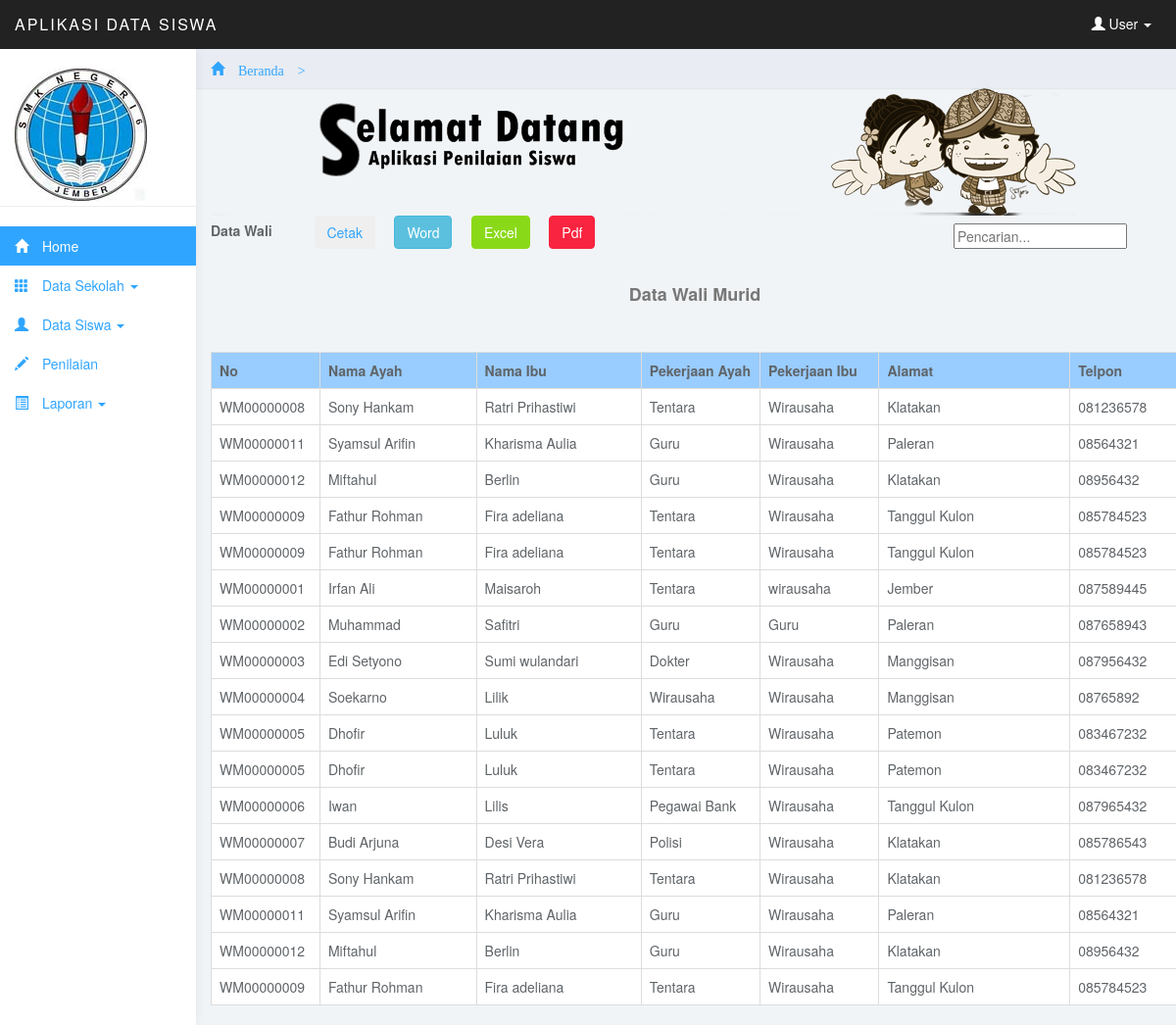
The page /admin/menu.php?page=laporanwali (signed in) on the database its author committed.
### tables this page shows
CREATE TABLE IF NOT EXISTS `tb_siswa` (
  `siswa_nisn` char(15) NOT NULL,
  `wali_id` char(10) NOT NULL,
  `kompetensi_kode` char(10) NOT NULL,
  `siswa_nama` varchar(30) NOT NULL,
  `siswa_alamat` varchar(50) NOT NULL,
  `siswa_tgllahir` varchar(100) NOT NULL,
  `siswa_foto` varchar(100) NOT NULL,
  `kode_kelas` varchar(10) NOT NULL,
  `password` varchar(15) NOT NULL,
  PRIMARY KEY (`siswa_nisn`)
);

CREATE TABLE IF NOT EXISTS `tb_walimurid` (
  `wali_id` char(10) NOT NULL,
  `wali_namaayah` char(25) NOT NULL,
  `wali_pekerjaanayah` char(15) NOT NULL,
  `wali_namaibu` char(25) NOT NULL,
  `wali_pekerjaanibu` char(15) NOT NULL,
  `wali_alamat` char(50) NOT NULL,
  `wali_telpon` varchar(12) NOT NULL,
  PRIMARY KEY (`wali_id`)
);

### admin/Data/laporan_wali/laporan_wali.php (the view, shortened to what this page needs)
<div class="table-header">
  <div class="nav-collapse"> <strong>Data Wali  &nbsp;&nbsp;&nbsp;&nbsp;&nbsp;&nbsp;&nbsp;&nbsp;&nbsp;</strong>
  <?php if(isset($cari)){ ?>
  <a target="_blank" href="Data/laporan_wali/laporan_walicetak.php?cari=<?php echo $cari?>">
    <button type="submit" class="btn btn-inverse" name="btncari"><i class="icon-print"></i>Cetak</button>
  </a> &nbsp;&nbsp;&nbsp;
  <a target="_blank" href="Data/laporan_wali/laporan_waliword.php?cari=<?php echo $cari?>">
    <button type="submit" class="btn btn-info" name="btncari"><i class="icon-save"></i>Word</button>
  </a>&nbsp;&nbsp;&nbsp;
  <a target="_blank" href="Data/laporan_wali/laporan_waliexcel.php?cari=<?php echo $cari?>">
    <button type="submit" class="btn btn-success" name="btncari"><i class="icon-save"></i>Excel</button>
  </a>&nbsp;&nbsp;&nbsp;
  <a target="_blank" href="Data/laporan_wali/laporan_walipdf.php?cari=<?php echo $cari?>">
    <button type="submit" class="btn btn-danger" name="btncari"><i class="icon-save"></i>Pdf</button>
  </a>
  <?php }else{ ?>
   <a target="_blank" href="Data/laporan_wali/laporan_walicetak.php">
    <button type="submit" class="btn btn-inverse" name="btncari"><i class="icon-print"></i>Cetak</button>
  </a> &nbsp;&nbsp;&nbsp;
  <a target="_blank" href="Data/laporan_wali/laporan_waliword.php">
    <button type="submit" class="btn btn-info" name="btncari"><i class="icon-save"></i>Word</button>
  </a>&nbsp;&nbsp;&nbsp;
  <a target="_blank" href="Data/laporan_wali/laporan_waliexcel.php">
    <button type="submit" class="btn btn-success" name="btncari"><i class="icon-save"></i>Excel</button>
  </a>&nbsp;&nbsp;&nbsp;
  <a target="_blank" href="Data/laporan_wali/laporan_walipdf.php">
    <button type="submit" class="btn btn-danger" name="btncari"><i class="icon-save"></i>Pdf</button>
  </a><?php } ?>
  <form method="get" enctype="multipart/form-data" class="navbar-form pull-right" style="margin-right:20px;">
  <input type="text" name="cari" placeholder="Pencarian..." /><input type="hidden" name="page" value="laporanwali" /></form>
  </div>
</div>
<table width="988" border="0" >
  <tr>
    <td width="885" height="42"><div align="center" class="style3">
      <div align="center"><br>
        <p>Data Wali Murid</p>
        <p>&nbsp;</p>
      </div>
    </div>
        <table width="1100" border="0" class="table table-bordered table-hover">
          <tr>
            <td width="33" bgcolor="#99CCFF"><strong>No</strong></td>
            <td width="150" bgcolor="#99CCFF"><strong>Nama Ayah </strong></td>
            <td width="158" bgcolor="#99CCFF"><strong>Nama Ibu </strong></td>
            <td width="114" bgcolor="#99CCFF"><strong>Pekerjaan Ayah </strong></td>
            <td width="114" bgcolor="#99CCFF"><strong>Pekerjaan Ibu </strong></td>
            <td width="183" bgcolor="#99CCFF"><strong>Alamat</strong></td>
            <td width="104" bgcolor="#99CCFF"><strong>Telpon</strong></td>
          </tr>
<?php if(isset($cari)){
$sql=mysql_query("select  tb_walimurid.* from tb_walimurid where wali_id like '%$cari%' or wali_namaayah like '%$cari%' or wali_namaibu like '%$cari%' or wali_pekerjaanayah like '%$cari%' or wali_pekerjaanibu like '%$cari%' or wali_alamat like '%$cari%' or wali_telpon like '%$cari%'")or die (mysql_error());
}else{ $sql=mysql_query("select tb_siswa.*, tb_walimurid.*, tb_kelas.* from tb_walimurid, tb_siswa, tb_kelas where tb_walimurid.wali_id=tb_siswa.wali_id and tb_siswa.kode_kelas=tb_kelas.kode_kelas ")or die (mysql_error());
}?> <?php while($tam=mysql_fetch_array($sql)){ ?>
          <tr>
            <td><?php echo $tam['wali_id'] ?></td>
            <td><?php echo $tam['wali_namaayah'] ?></td>
            <td><?php echo $tam['wali_namaibu'] ?></td>
            <td><?php echo $tam['wali_pekerjaanayah'] ?></td>
            <td><?php echo $tam['wali_pekerjaanibu'] ?></td>
            <td><?php echo $tam['wali_alamat'] ?></td>
            <td><?php echo $tam['wali_telpon'] ?></td>
          </tr><?php } ?>
      </table>
    </td>
  </tr>
</table>

### admin/css/styles.css (style rules this page uses)
body { background: #f1f4f7; padding-top: 50px; color: #5f6468; }
p { color: #777; }
a, a:hover, a:focus { color: #30a5ff; }
.btn-success, .btn-success:hover, .btn-success:focus, .btn-success:active, .btn-success.active, .open > .dropdown-toggle.btn-success, .btn-success.disabled, .btn-success[disabled], fieldset[disabled] .btn-success, .btn-success.disabled:hover, .btn-success[disabled]:hover, fieldset[disabled] .btn-success:hover, .btn-success.disabled:focus, .btn-success[disabled]:focus, fieldset[disabled] .btn-success:focus, .btn-success.disabled:active, .btn-success[disabled]:active, fieldset[disabled] .btn-success:active, .btn-success.disabled.active, .btn-success[disabled].active, fieldset[disabled] .btn-success.active { background-color: #8ad919; border-color: #8ad919; }
.btn-danger, .btn-danger:hover, .btn-danger:focus, .btn-danger:active, .btn-danger.active, .open > .dropdown-toggle.btn-danger, .btn-danger.disabled, .btn-danger[disabled], fieldset[disabled] .btn-danger, .btn-danger.disabled:hover, .btn-danger[disabled]:hover, fieldset[disabled] .btn-danger:hover, .btn-danger.disabled:focus, .btn-danger[disabled]:focus, fieldset[disabled] .btn-danger:focus, .btn-danger.disabled:active, .btn-danger[disabled]:active, fieldset[disabled] .btn-danger:active, .btn-danger.disabled.active, .btn-danger[disabled].active, fieldset[disabled] .btn-danger.active { background-color: #f9243f; border-color: #f9243f; }
.table { background: #fff; }

### rows shown on the page
tb_siswa: wali.wali_id "WM00000008", wali.wali_namaayah "Sony Hankam", wali.wali_namaibu "Ratri Prihastiwi", wali.wali_pekerjaanayah "Tentara", wali.wali_pekerjaanibu "Wirausaha", wali.wali_alamat "Klatakan", wali.wali_telpon "081236578"
tb_siswa: wali.wali_id "WM00000011", wali.wali_namaayah "Syamsul Arifin", wali.wali_namaibu "Kharisma Aulia", wali.wali_pekerjaanayah "Guru", wali.wali_pekerjaanibu "Wirausaha", wali.wali_alamat "Paleran", wali.wali_telpon "08564321"
tb_siswa: wali.wali_id "WM00000012", wali.wali_namaayah "Miftahul", wali.wali_namaibu "Berlin", wali.wali_pekerjaanayah "Guru", wali.wali_pekerjaanibu "Wirausaha", wali.wali_alamat "Klatakan", wali.wali_telpon "08956432"
tb_siswa: wali.wali_id "WM00000009", wali.wali_namaayah "Fathur Rohman", wali.wali_namaibu "Fira adeliana", wali.wali_pekerjaanayah "Tentara", wali.wali_pekerjaanibu "Wirausaha", wali.wali_alamat "Tanggul Kulon", wali.wali_telpon "085784523"
tb_siswa: wali.wali_id "WM00000009", wali.wali_namaayah "Fathur Rohman", wali.wali_namaibu "Fira adeliana", wali.wali_pekerjaanayah "Tentara", wali.wali_pekerjaanibu "Wirausaha", wali.wali_alamat "Tanggul Kulon", wali.wali_telpon "085784523"
tb_siswa: wali.wali_id "WM00000001", wali.wali_namaayah "Irfan Ali", wali.wali_namaibu "Maisaroh", wali.wali_pekerjaanayah "Tentara", wali.wali_pekerjaanibu "wirausaha", wali.wali_alamat "Jember", wali.wali_telpon "087589445"
tb_siswa: wali.wali_id "WM00000002", wali.wali_namaayah "Muhammad", wali.wali_namaibu "Safitri", wali.wali_pekerjaanayah "Guru", wali.wali_pekerjaanibu "Guru", wali.wali_alamat "Paleran", wali.wali_telpon "087658943"
tb_siswa: wali.wali_id "WM00000003", wali.wali_namaayah "Edi Setyono", wali.wali_namaibu "Sumi wulandari", wali.wali_pekerjaanayah "Dokter", wali.wali_pekerjaanibu "Wirausaha", wali.wali_alamat "Manggisan", wali.wali_telpon "087956432"
tb_siswa: wali.wali_id "WM00000004", wali.wali_namaayah "Soekarno", wali.wali_namaibu "Lilik", wali.wali_pekerjaanayah "Wirausaha", wali.wali_pekerjaanibu "Wirausaha", wali.wali_alamat "Manggisan", wali.wali_telpon "08765892"
tb_siswa: wali.wali_id "WM00000005", wali.wali_namaayah "Dhofir", wali.wali_namaibu "Luluk", wali.wali_pekerjaanayah "Tentara", wali.wali_pekerjaanibu "Wirausaha", wali.wali_alamat "Patemon", wali.wali_telpon "083467232"
tb_siswa: wali.wali_id "WM00000005", wali.wali_namaayah "Dhofir", wali.wali_namaibu "Luluk", wali.wali_pekerjaanayah "Tentara", wali.wali_pekerjaanibu "Wirausaha", wali.wali_alamat "Patemon", wali.wali_telpon "083467232"
tb_siswa: wali.wali_id "WM00000006", wali.wali_namaayah "Iwan", wali.wali_namaibu "Lilis", wali.wali_pekerjaanayah "Pegawai Bank", wali.wali_pekerjaanibu "Wirausaha", wali.wali_alamat "Tanggul Kulon", wali.wali_telpon "087965432"
tb_siswa: wali.wali_id "WM00000007", wali.wali_namaayah "Budi Arjuna", wali.wali_namaibu "Desi Vera", wali.wali_pekerjaanayah "Polisi", wali.wali_pekerjaanibu "Wirausaha", wali.wali_alamat "Klatakan", wali.wali_telpon "085786543"
tb_siswa: wali.wali_id "WM00000008", wali.wali_namaayah "Sony Hankam", wali.wali_namaibu "Ratri Prihastiwi", wali.wali_pekerjaanayah "Tentara", wali.wali_pekerjaanibu "Wirausaha", wali.wali_alamat "Klatakan", wali.wali_telpon "081236578"
tb_siswa: wali.wali_id "WM00000011", wali.wali_namaayah "Syamsul Arifin", wali.wali_namaibu "Kharisma Aulia", wali.wali_pekerjaanayah "Guru", wali.wali_pekerjaanibu "Wirausaha", wali.wali_alamat "Paleran", wali.wali_telpon "08564321"
tb_siswa: wali.wali_id "WM00000012", wali.wali_namaayah "Miftahul", wali.wali_namaibu "Berlin", wali.wali_pekerjaanayah "Guru", wali.wali_pekerjaanibu "Wirausaha", wali.wali_alamat "Klatakan", wali.wali_telpon "08956432"
tb_siswa: wali.wali_id "WM00000009", wali.wali_namaayah "Fathur Rohman", wali.wali_namaibu "Fira adeliana", wali.wali_pekerjaanayah "Tentara", wali.wali_pekerjaanibu "Wirausaha", wali.wali_alamat "Tanggul Kulon", wali.wali_telpon "085784523"
